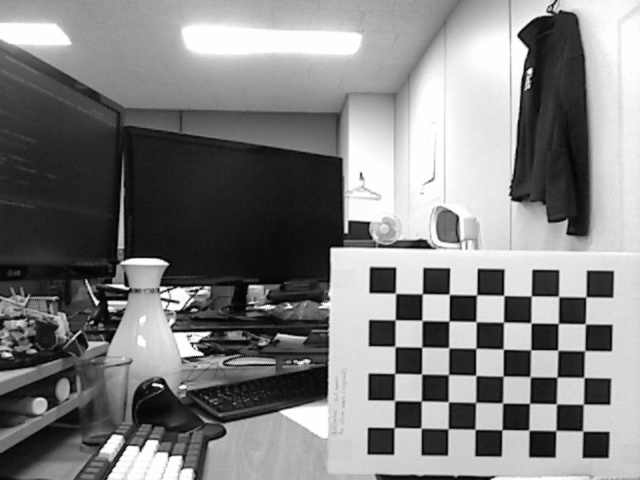
#> input picture calib_images/checkerboard/scene_1.jpg, 640 x 480 px; its folder holds only this picture in this run
$ python calibration_checkerboard.py
#> lines starting #> are read from the running program, lines starting #| are printed output that depends on the picture; after the words box and inside, x2 and y2 are one past the last pixel; in counts of white or black regions, pixels touching at a corner belong together
"""
Framework   : OpenCV Aruco
Description : Calibration using checkerboard
Status      : Running
References  :
    1) https://stackoverflow.com/questions/31249037/calibrating-webcam-using-python-and-opencv-error?rq=1
    2) https://calib.io/pages/camera-calibration-pattern-generator
"""

import numpy as np
import cv2
import glob

# Wait time to show calibration in 'ms'
WAIT_TIME = 100

# termination criteria for iterative algorithm
criteria = (cv2.TERM_CRITERIA_EPS + cv2.TERM_CRITERIA_MAX_ITER, 30, 0.001)

# generalizable checkerboard dimensions
# https://stackoverflow.com/questions/31249037/calibrating-webcam-using-python-and-opencv-error?rq=1
cbrow = 6
cbcol = 8

# prepare object points, like (0,0,0), (1,0,0), (2,0,0) ....,(6,5,0)
# IMPORTANT : Object points must be changed to get real physical distance.
objp = np.zeros((cbrow * cbcol, 3), np.float32)
objp[:, :2] = np.mgrid[0:cbcol, 0:cbrow].T.reshape(-1, 2)
objp = objp * 25

# Arrays to store object points and image points from all the images.
objpoints = []  # 3d point in real world space
imgpoints = []  # 2d points in image plane.

images = glob.glob('calib_images/checkerboard/*.jpg')

for fname in images:
    img = cv2.imread(fname)
#> img is the input picture: shape (480, 640, 3); min 0, max 255, mean 129.3
    gray = cv2.cvtColor(img, cv2.COLOR_BGR2GRAY)

    # Find the chess board corners
    ret, corners = cv2.findChessboardCorners(gray, (cbcol, cbrow), None)
#> ret = True; corners = 48 rows, first 8: [395.4, 293.3], [422.4, 293.7], [449.3, 294.4], [476.7, 294.9], [503.8, 295.5], [531.5, 295.8], [558.6, 296.5], [585.9, 296.9]

    # If found, add object points, image points (after refining them)
    if ret == True:
        objpoints.append(objp)

        corners2 = cv2.cornerSubPix(gray, corners, (11, 11), (-1, -1), criteria)
#> corners2 = 48 rows, first 8: [395.5, 293.3], [422.3, 293.8], [449.3, 294.3], [476.6, 294.9], [503.8, 295.4], [531.3, 295.9], [558.7, 296.4], [585.9, 296.9]
        imgpoints.append(corners2)

        # Draw and display the corners
        img = cv2.drawChessboardCorners(img, (cbcol, cbrow), corners2, ret)
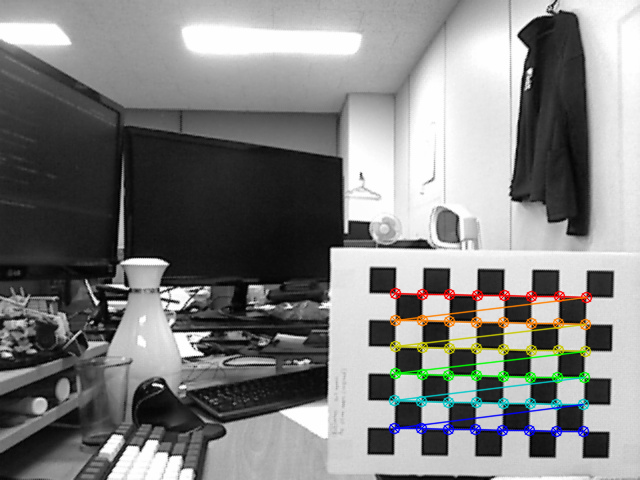
#> img: shape (480, 640, 3); 3.21% of pixels changed, all inside (x1, y1, x2, y2) = (388, 287, 593, 438)
        cv2.imshow('img', img)
        cv2.waitKey(WAIT_TIME)

cv2.destroyAllWindows()
ret, mtx, dist, rvecs, tvecs = cv2.calibrateCamera(objpoints, imgpoints, gray.shape[::-1], None, None)
#> ret = 0.135; mtx = [[6107.5, 0, 268.5], [0, 6408, 202.6], [0, 0, 1]]; dist = [[18.66, -2974.6, 0.071, -0.00376, -8.57]]; rvecs = ([0.314, -0.0319, 0.0113],); tvecs = ([119.9, 81.3, 5836.4],)

# ---------- Saving the calibration -----------------
cv_file = cv2.FileStorage("calib_images/test.yaml", cv2.FILE_STORAGE_WRITE)
cv_file.write("camera_matrix", mtx)
cv_file.write("dist_coeff", dist)

# note you *release* you don't close() a FileStorage object
cv_file.release()

$ run again, on calib_images/checkerboard/scene_13.jpg
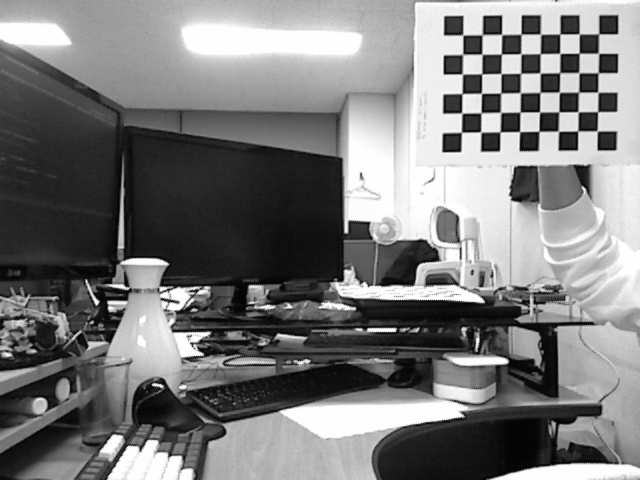
#> input picture calib_images/checkerboard/scene_13.jpg, 640 x 480 px
#> img is the input picture: shape (480, 640, 3); min 0, max 255, mean 122.6
#> `ret, corners = cv2.findChessboardCorners(gray, (cbcol, cbrow), None)`: ret = True; corners = 48 rows, first 8: [462.9, 35.16], [482.2, 34.67], [501.6, 34.28], [521.2, 34.06], [540.6, 34.31], [559.9, 34.05], [579.3, 33.92], [598.9, 33.58]
#> corners2 = 48 rows, first 8: [462.9, 34.89], [482.2, 34.66], [501.6, 34.39], [521, 34.13], [540.5, 34.11], [559.8, 33.98], [579.2, 33.86], [598.6, 33.85]
#> `img = cv2.drawChessboardCorners(img, (cbcol, cbrow), corners2, ret)`:
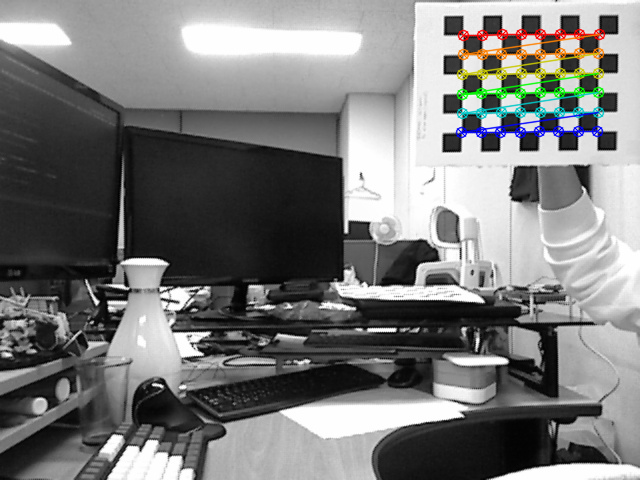
#> img: shape (480, 640, 3); 2.59% of pixels changed, all inside (x1, y1, x2, y2) = (455, 28, 606, 139)
#> `ret, mtx, dist, rvecs, tvecs = cv2.calibrateCamera(objpoints, imgpoint..`: ret = 0.136; mtx = [[13407.1, 0, 323.2], [0, 14448.8, 247.5], [0, 0, 1]]; dist = [[42.06, -48746.5, -0.0846, 0.106, -50.22]]; rvecs = ([0.381, -0.0183, 0.000273],); tvecs = ([180.6, -255.3, 17608.9],)

$ run again, on calib_images/checkerboard/scene_15.jpg
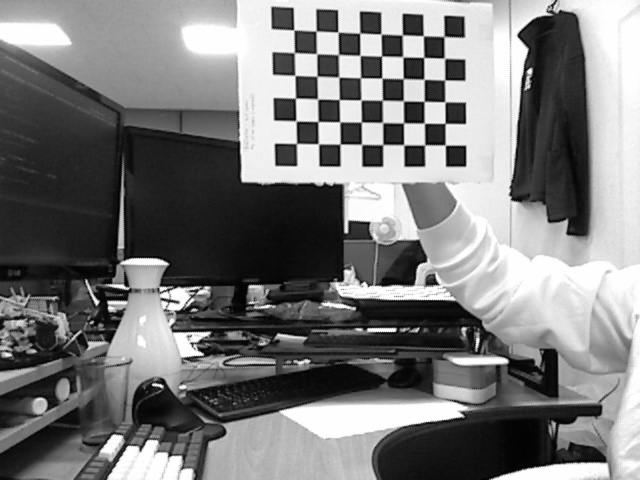
#> input picture calib_images/checkerboard/scene_15.jpg, 640 x 480 px
#> img is the input picture: shape (480, 640, 3); min 0, max 255, mean 122
#> `ret, corners = cv2.findChessboardCorners(gray, (cbcol, cbrow), None)`: ret = True; corners = 48 rows, first 8: [293.7, 29.82], [316.2, 30.95], [337.9, 31.93], [359.7, 33.15], [381, 33.96], [402.5, 34.96], [423.5, 35.79], [444, 36.41]
#> corners2 = 48 rows, first 8: [293.9, 29.9], [316.1, 31.03], [338, 32.04], [359.7, 33.09], [381, 34.03], [402.3, 34.93], [423.3, 35.76], [444.1, 36.45]
#> `img = cv2.drawChessboardCorners(img, (cbcol, cbrow), corners2, ret)`:
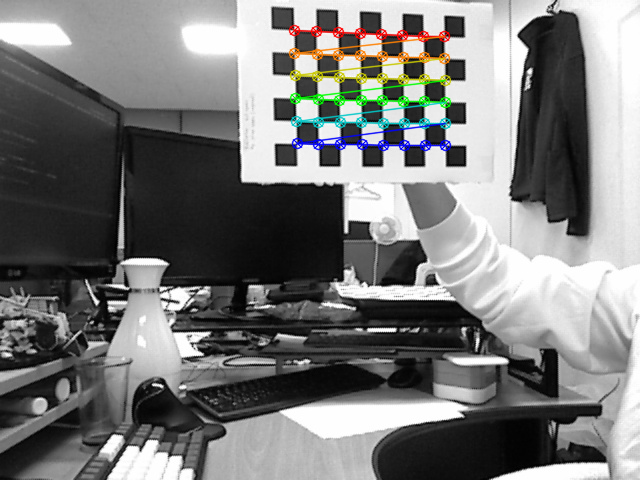
#> img: shape (480, 640, 3); 2.75% of pixels changed, all inside (x1, y1, x2, y2) = (288, 24, 452, 152)
#> `ret, mtx, dist, rvecs, tvecs = cv2.calibrateCamera(objpoints, imgpoint..`: ret = 0.121; mtx = [[929.4, 0, 328.2], [0, 918.2, 274], [0, 0, 1]]; dist = [[0.754, -7.27, 0.0109, -0.0132, 24.51]]; rvecs = ([0.0234, -0.222, -0.0177],); tvecs = ([-36.85, -272.5, 1044.1],)

$ run again, on calib_images/checkerboard/scene_10.jpg
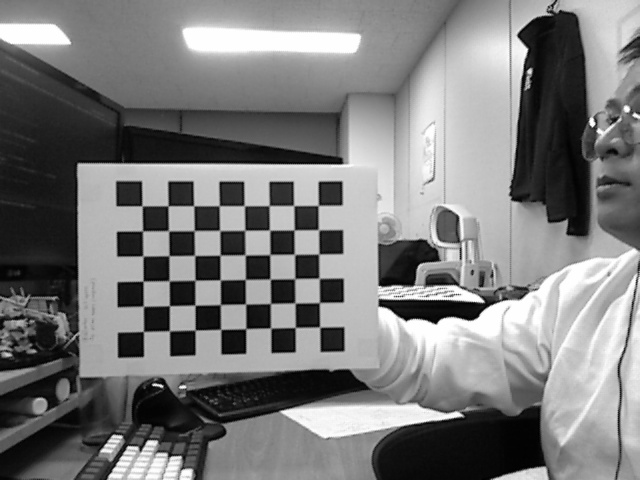
#> input picture calib_images/checkerboard/scene_10.jpg, 640 x 480 px
#> img is the input picture: shape (480, 640, 3); min 0, max 255, mean 122.7
#> `ret, corners = cv2.findChessboardCorners(gray, (cbcol, cbrow), None)`: ret = True; corners = 48 rows, first 8: [142, 205.8], [168.1, 205.9], [193.6, 205.7], [219.2, 205.7], [244.2, 205.7], [269.1, 205.6], [293.6, 205.5], [318.2, 205.5]
#> corners2 = 48 rows, first 8: [142.1, 205.8], [168.1, 205.8], [193.7, 205.7], [219.2, 205.7], [244.3, 205.7], [269.2, 205.6], [293.7, 205.5], [318.2, 205.4]
#> `img = cv2.drawChessboardCorners(img, (cbcol, cbrow), corners2, ret)`:
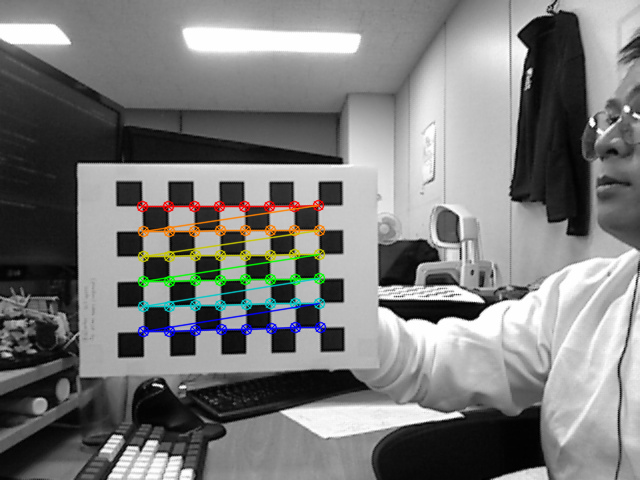
#> img: shape (480, 640, 3); 3.05% of pixels changed, all inside (x1, y1, x2, y2) = (136, 199, 327, 338)
#> `ret, mtx, dist, rvecs, tvecs = cv2.calibrateCamera(objpoints, imgpoint..`: ret = 0.0585; mtx = [[1541.6, 0, 336.4], [0, 1525.9, 264.3], [0, 0, 1]]; dist = [[2, -34.21, 0.00677, 0.0179, 83.61]]; rvecs = ([0.00331, -0.142, -0.0125],); tvecs = ([-191.8, -58.44, 1547.5],)
